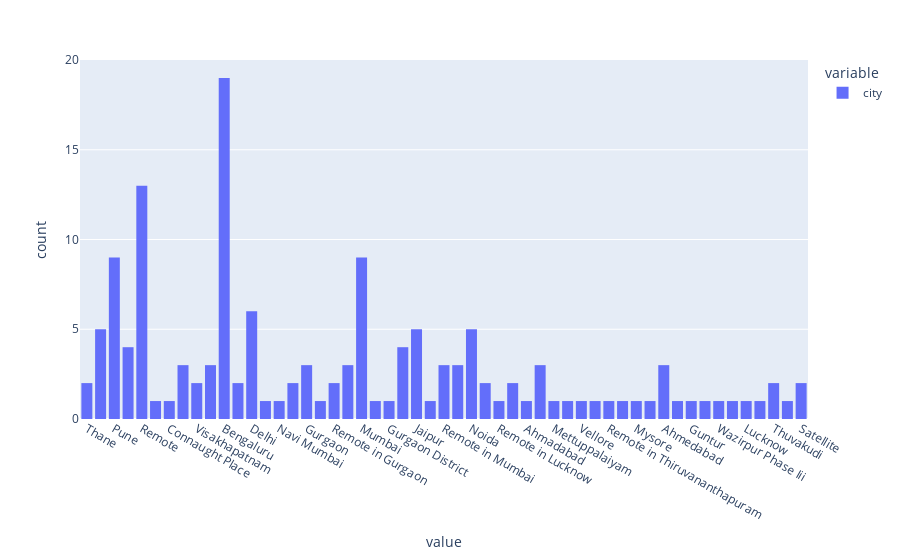

Notebook cell for this chart:
### Code cell
# checking the top 5 cities for data analysts
px.histogram(df_analyst['city'])
# top 5 cities are 1.Bengaluru ,2.Remote ,3.Mumbai ,4.pune ,5.Delhi

### Figure 1 — Plotly figure (JSON) as saved in the notebook; plotly's stock layout.template omitted (floating-point values rounded to 4 significant figures; data arrays with more than 128 entries replaced by an {"elided": "..."} marker saying what was removed)
{"data": [{"alignmentgroup": "True", "bingroup": "x", "hovertemplate": "variable=city<br>value=%{x}<br>count=%{y}<extra></extra>", "legendgroup": "city", "marker": {"color": "#636efa", "pattern": {"shape": ""}}, "name": "city", "offsetgroup": "city", "orientation": "v", "showlegend": true, "type": "histogram", "x": {"elided": "147 str values"}, "xaxis": "x", "yaxis": "y"}], "layout": {"barmode": "relative", "legend": {"title": {"text": "variable"}, "tracegroupgap": 0}, "margin": {"t": 60}, "xaxis": {"anchor": "y", "domain": [0, 1], "title": {"text": "value"}}, "yaxis": {"anchor": "x", "domain": [0, 1], "title": {"text": "count"}}}}
